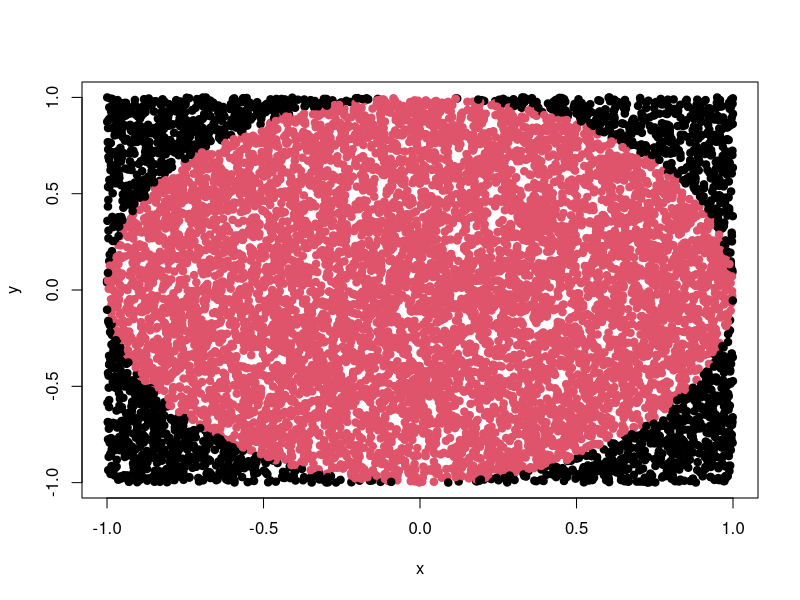

The R script that drew this image:
pi_monte_carlo <- function(num_of_darts){
  
  x <- runif(num_of_darts, min= -1, max = 1)
  y <- runif(num_of_darts, min = -1, max = 1)
  
  in_circle <- x^2 + y^2 <= 1
  num_of_darts_on_circle <- sum(in_circle)
  print(4* num_of_darts_on_circle/num_of_darts)
  return(plot(x,y,col=in_circle+1, pch=19))
}

pi_monte_carlo(10000)




